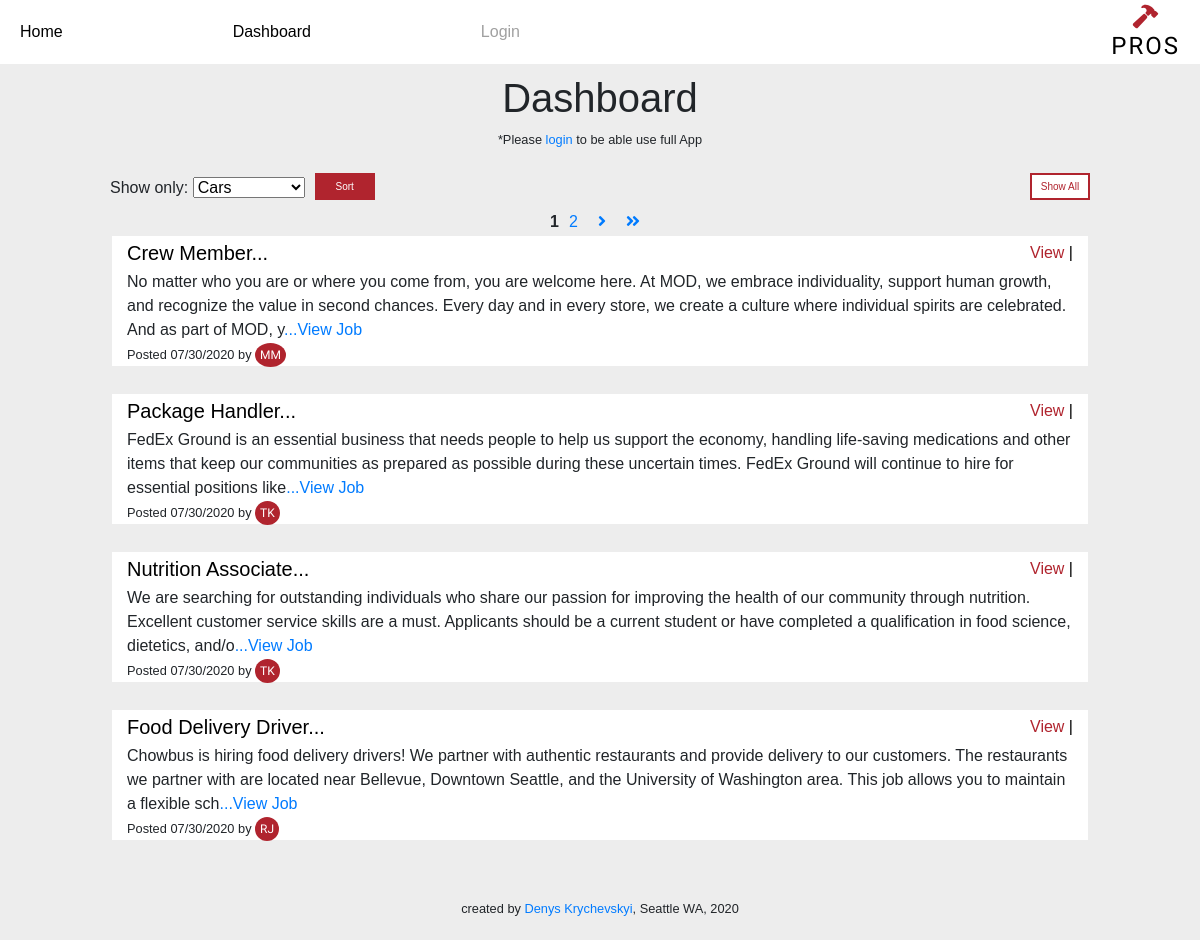
/dashboard, run on the app's committed database.
### profi_app/models.py (models this page shows)
class Job(models.Model):
    title = models.CharField(max_length = 255, null = True)
    description = models.TextField()
    location = models.CharField(max_length = 255)
    poster = models.ForeignKey(User, related_name = 'poster', on_delete=models.CASCADE)
    executor = models.ForeignKey(User, related_name = 'executor', on_delete=models.CASCADE, blank = True, null = True)
    created_at = models.DateTimeField(auto_now_add = True)
    updated_at = models.DateTimeField(auto_now = True)
    objects = JobManager()

class User(models.Model):
    first_name = models.CharField(max_length = 255)
    last_name = models.CharField(max_length = 255)
    birth_date = models.DateTimeField()
    email = models.TextField()
    phone_num = models.IntegerField(blank=True, null = True)
    about = models.TextField(blank=True, null = True)
    password = models.TextField()
    created_at = models.DateTimeField(auto_now_add = True)
    updated_at = models.DateTimeField(auto_now = True)
    objects = UserManager()

### profi_app/views.py (the view, shortened to what this page needs)
# urls.py: path('dashboard', views.dashboard),
def dashboard(request):
    if request.method == 'GET':
        if 'user_id' not in request.session:
            jobs = Job.objects.filter(executor=None).order_by('-created_at')
            paginator = Paginator(jobs, 4)
            page = request.GET.get('page')
            jobs = paginator.get_page(page)
            context = {
                'users' : User.objects.all(),
                'all_categories': Category.objects.all(),
                'jobs': jobs
            }
            return render(request, 'dashboard.html', context)

### profi_app/templates/dashboard.html (shortened to what this page needs)
<!DOCTYPE html>
<html lang="en">
<head>
    {% include 'head.html' %}
</head>
<body>
    {% include 'navbar.html' %}
    <div class="dashboard_page_container">
        <div class="dash">
            <h1>Dashboard</h1>
            {% if request.session.user_id == null %}
            <small>*Please <a href="/login">login</a> to be able use full App</small>
            <br>
            {% endif %}
        </div>
        <div class="sort_container">
            <form class='sort' action="/dashboard" method="post">
                <div class="input_field">
                    <label for='category'>Show only: </label>
                    <select id="category" name="category">
                        {% for category in all_categories %}
                        <option value="{{ category.name }}">{{ category.name }}</option>
                        {% endfor %}
                    </select>
                </div>
                <button class="mybutton4">Sort</button>
            </form>
            <a href="/dashboard" class="mybutton5">Show All</a>
        </div>
        <div class="pagination_container">
            <div class="pagination">
                {% for num in jobs.paginator.page_range %}
                    {% if jobs.number == num %}
                        <strong>{{ num }}</strong>
                    {% elif num > jobs.number|add:'-2' and num < jobs.number|add:'2' %}
                        <a href="?page={{num}}">{{num}}</a>
                    {% endif %}
                {% endfor %}
                {% if jobs.has_next %}
                    <a href="?page={{ jobs.next_page_number }}"><i class="fa fa-angle-right" aria-hidden="true"></i></a>
                    <a href="?page={{ jobs.paginator.num_pages }}"><i class="fa fa-angle-double-right" aria-hidden="true"></i></a>
                {% endif %}
            </div>
        </div>
        <div id="display_jobs">
        {% for job in jobs %}
            {% if job.executor == null %}
                <div class="job_container">
                    <div class="top_desc">
                        <div class="job_title">
                            <h5><a href="/view/{{job.id}}">{{ job.title|slice:":20" }}...</a></h5>
                        </div>
                        <div class="action">
                            <a href="/view/{{job.id}}">View <span class='vertical'>|</span></a>
                        </div>
                    </div>
                    <div class="bottom_desc">
                        <p>{{ job.description|slice:":280" }}<a href="/view/{{job.id}}">...View Job</a></p>
                        <small>Posted {{ job.created_at|date:"SHORT_DATE_FORMAT" }} by <a class=initials href="/user/{{ job.poster.id }}/profile">{{ job.poster.first_name.0 }}{{ job.poster.last_name.0 }}</a></small>
                    </div>
                </div>
                <br>
            {% endif %}
        {% endfor %}
        </div>
    </div>
    {% include 'footer.html' %}
</body>
</html>

### profi_app/static/css/style.css (style rules this page uses)
* { margin: 0px; padding: 0px; -webkit-box-sizing: border-box; box-sizing: border-box; text-decoration: none; list-style: none; font-family: Arial, Helvetica, sans-serif; }
body { background-color: #ededed; }
.vertical { color: black; }
body { overflow-x: hidden; }
.dashboard_page_container { max-width: 1000px; margin: 0 auto; padding: 10px; }
.dashboard_page_container .dash { display: -webkit-box; display: -ms-flexbox; display: flex; -webkit-box-pack: justify; -ms-flex-pack: justify; justify-content: space-between; -webkit-box-align: center; -ms-flex-align: center; align-items: center; -webkit-box-orient: vertical; -webkit-box-direction: normal; -ms-flex-direction: column; flex-direction: column; }
.dashboard_page_container #display_jobs .job_container { border: 2px solid #ededed; background-color: #fff; }
.dashboard_page_container #display_jobs .job_container .top_desc { padding: 5px 15px; display: -webkit-box; display: -ms-flexbox; display: flex; -webkit-box-pack: justify; -ms-flex-pack: justify; justify-content: space-between; -webkit-box-align: center; -ms-flex-align: center; align-items: center; }
.dashboard_page_container #display_jobs .job_container .top_desc .job_title h5 { margin: 0; }
.dashboard_page_container #display_jobs .job_container .top_desc .job_title h5 a { color: black; }
.dashboard_page_container #display_jobs .job_container .top_desc .action a { color: #b0242e; }
.dashboard_page_container #display_jobs .job_container .bottom_desc { padding: 0 15px; background-color: #fff; }
.dashboard_page_container #display_jobs .job_container .bottom_desc p { margin-bottom: 0rem; }
.dashboard_page_container #display_jobs .job_container .bottom_desc small .initials { background-color: #b0242e; border-radius: 50%; padding: 5px 5px; min-width: 30px; min-height: 30px; max-height: 30px; font-family: 'Anonymous Pro', monospace; max-width: 30px; font-size: 12px; text-transform: uppercase; color: #fff; }
.dashboard_page_container .pagination_container { width: 100%; text-align: center; display: -webkit-box; display: -ms-flexbox; display: flex; -webkit-box-align: center; -ms-flex-align: center; align-items: center; }
.dashboard_page_container .pagination_container .pagination { margin: auto; }
.dashboard_page_container .pagination_container .pagination a { padding: 0 10px; }
.sort_container { display: -webkit-box; display: -ms-flexbox; display: flex; -webkit-box-align: center; -ms-flex-align: center; align-items: center; -webkit-box-pack: justify; -ms-flex-pack: justify; justify-content: space-between; }
.sort_container .sort { display: -webkit-box; display: -ms-flexbox; display: flex; -webkit-box-align: center; -ms-flex-align: center; align-items: center; }
.sort_container .sort .mybutton4 { min-width: 60px; padding: 4px 6px; font-size: 10px; text-align: center; background-color: #b0242e; border: 2px solid #b0242e; color: #fff; margin-bottom: 10px; margin-left: 10px; }
.sort_container .mybutton5 { min-width: 60px; padding: 4px 6px; font-size: 10px; text-align: center; background-color: #fff; border: 2px solid #b0242e; color: #b0242e; margin-bottom: 10px; margin-left: 10px; }

### data on the page
Job: title "Crew Member", description "No matter who you are or where you come from, you are welcome here. At MOD, we embrace individuality, support human growth, and recognize the value in second chances. Every day and in every store, we create a culture where individual spirits are celebrated. And as part of MOD, y", created_at "07/30/2020", poster.first_name.0 "M", poster.last_name.0 "M"
Job: title "Package Handler", description "FedEx Ground is an essential business that needs people to help us support the economy, handling life-saving medications and other items that keep our communities as prepared as possible during these uncertain times. FedEx Ground will continue to hire for essential positions like", created_at "07/30/2020", poster.first_name.0 "T", poster.last_name.0 "K"
Job: title "Nutrition Associate", description "We are searching for outstanding individuals who share our passion for improving the health of our community through nutrition. Excellent customer service skills are a must. Applicants should be a current student or have completed a qualification in food science, dietetics, and/o", created_at "07/30/2020", poster.first_name.0 "T", poster.last_name.0 "K"
Job: title "Food Delivery Driver", description "Chowbus is hiring food delivery drivers! We partner with authentic restaurants and provide delivery to our customers. The restaurants we partner with are located near Bellevue, Downtown Seattle, and the University of Washington area. This job allows you to maintain a flexible sch", created_at "07/30/2020", poster.first_name.0 "R", poster.last_name.0 "J"

### other printed values
{{ num }} "1"
{{ num }} "2"
form field category "Cars"
